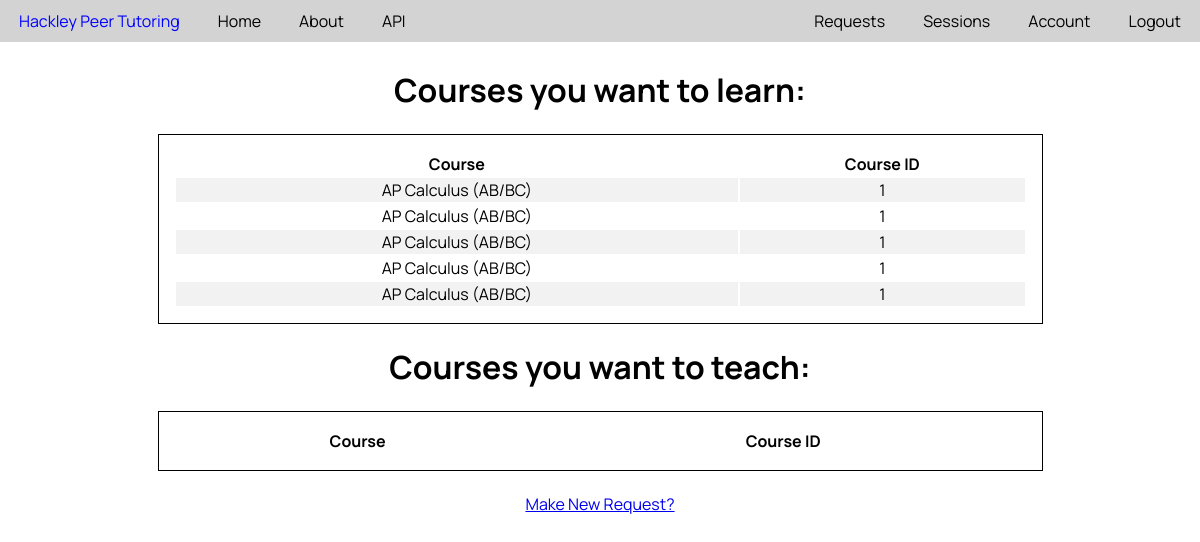
/requests (signed in), run on the app's committed database.
### PeerTutor/models.py (models this page shows, shortened)
class Course(db.Model):
    __tablename__ = 'course'
    id = db.Column(db.Integer, primary_key=True)
    name = db.Column(db.String(20), unique=True, nullable=False)
    description = db.Column(db.Text, nullable=False)

class CourseRequest(db.Model):
    __tablename__ = 'courseRequest'
    id = db.Column(db.Integer, primary_key=True)
    user_id = db.Column(db.Integer, db.ForeignKey('user.id'), nullable=False)
    course_id = db.Column(db.Integer, nullable=False)
    relationship = db.Column('relationship', db.Boolean, nullable=False)
    date_added = db.Column(db.DateTime, nullable=False, default=datetime.utcnow)

### PeerTutor/tutoring/routes.py (the view)
@tutor_functions.route('/requests', methods=['GET'])
@login_required
def requests():
    teachRequests = queryCourseRequests(user=current_user, relationship=True)
    learnRequests = queryCourseRequests(user=current_user, relationship=False)
    return render_template('requests.html', queryCourse=queryCourse, teachRequests=teachRequests, learnRequests=learnRequests)

### PeerTutor/models.py (called while the page is built)
@login_manager.user_loader
def load_user(user_id):
   return User.query.get(int(user_id))

### PeerTutor/tutoring/utils.py (called while the page is built)
def queryCourse(id):
    return Course.query.get(id)

def queryCourseRequests(user, relationship):
    return CourseRequest.query.filter_by(user=user, relationship=relationship).all()

### PeerTutor/templates/requests.html (shortened to what this page needs)
{% extends 'base.html' %}
{% block content %}
    <div class="requests-page">
    <h1> Courses you want to learn: </h1>
    <table class="request-table">
        <tr>
            <th>Course</th>
            <th>Course ID</th>
        </tr>
        {% for request in learnRequests %}
        <tr>
            <td>{{queryCourse(request.course_id).name}}</td>
            <td>{{request.course_id}}</td>
        </tr>
        {% endfor %}
    </table>
    <h1> Courses you want to teach: </h1>
    <table class="request-table">
        <tr>
            <th>Course</th>
            <th>Course ID</th>
        </tr>
    </table>
    <br>
    <a href="{{url_for('tutor_functions.makeRequest')}}"> Make New Request? </a>
    </div>
{% endblock %}

### PeerTutor/static/main.css (style rules this page uses)
body { margin: 0px; font-family: 'Manrope', sans-serif; }
tr { border-bottom: 1px solid black; border-right: 1px solid black; }
tr:nth-child(even) { background-color: #f2f2f2; }
.request-table { border: 1px solid black; width: 75%; text-align: center; padding: 15px; margin-left: auto; margin-right: auto; }
.requests-page { margin:10px; text-align: center; }

### data on the page
CourseRequest: course_id "1"
Course: name "AP Calculus (AB/BC)"
CourseRequest: course_id "1"
CourseRequest: course_id "1"
CourseRequest: course_id "1"
CourseRequest: course_id "1"
